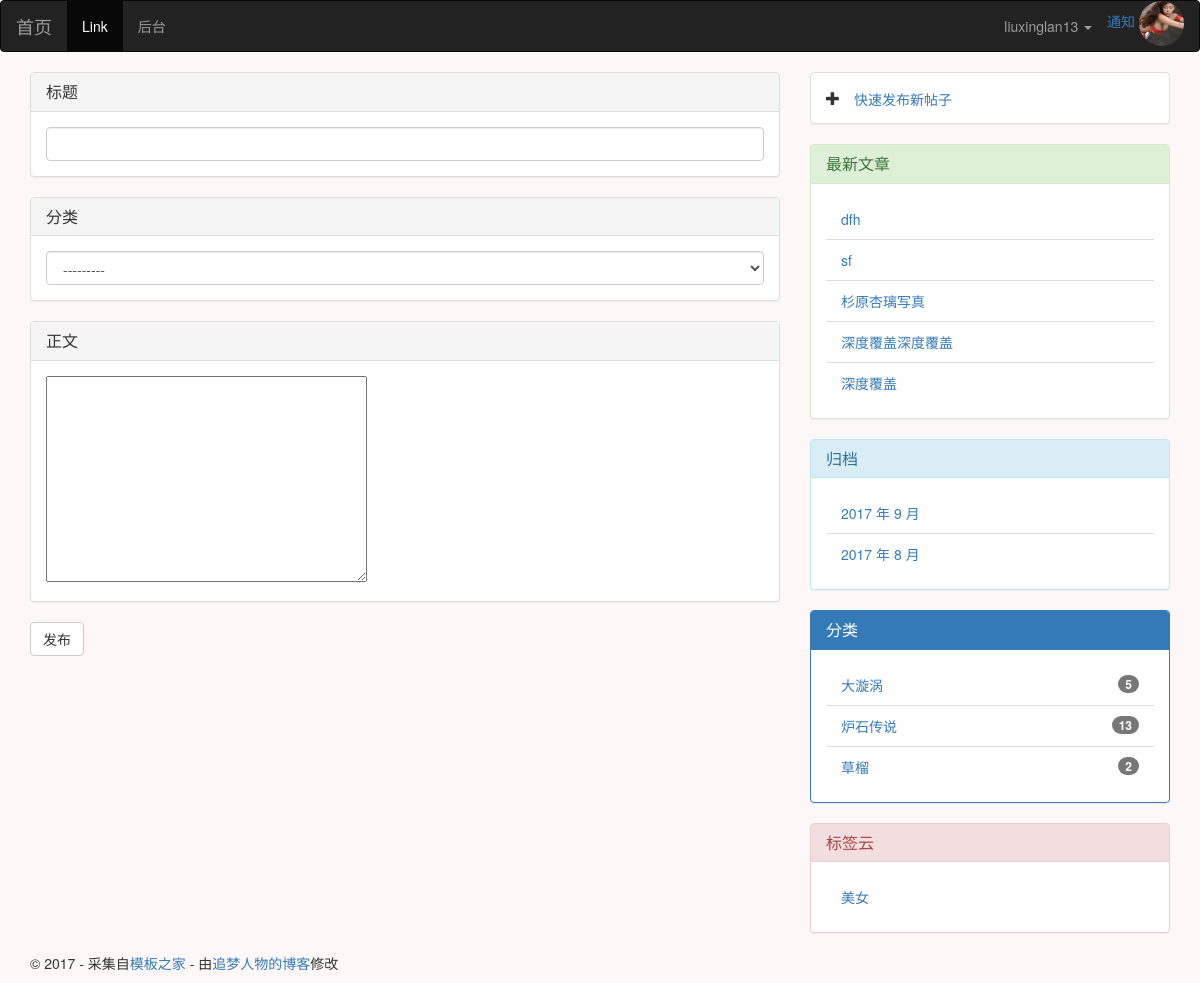
The page /new/ (signed in) on the database as committed earlier.
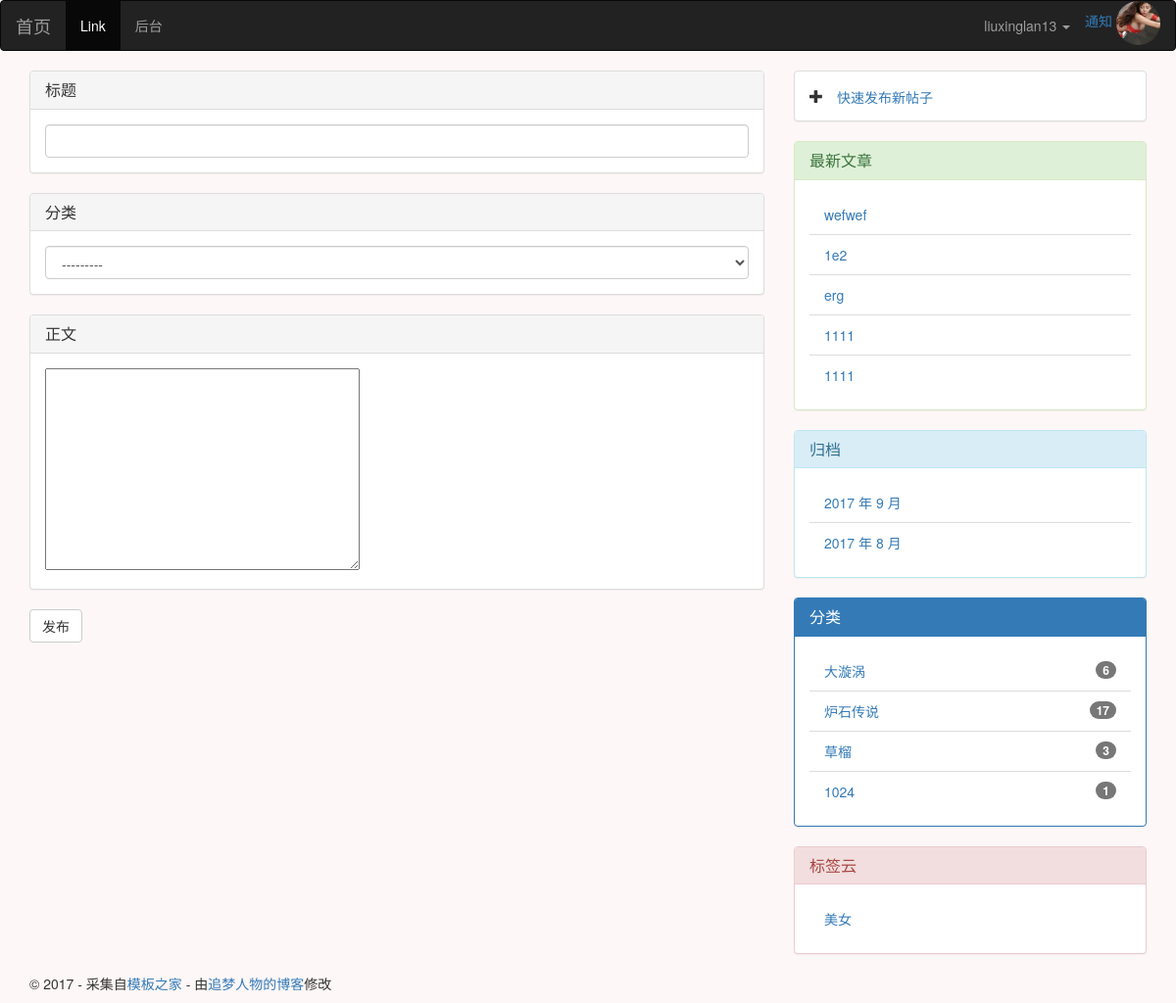
The same page on the database as committed later.
### blog/models.py (models this page shows, shortened)
class Post(models.Model):
    title = models.CharField(max_length=255)
    def get_absolute_url(self):
        return reverse('blog:detail', kwargs={'pk': self.pk})
    body = RichTextUploadingField(verbose_name='正文')
    views = models.PositiveIntegerField(default=0)
    excerpt = models.CharField(max_length=200, blank=True)
    created_time = models.DateTimeField(auto_now_add=True)
    modified_time = models.DateTimeField(auto_now_add=True)
    category = models.ForeignKey(Category)
    tags = models.ManyToManyField(Tag, blank=True)
    author = models.ForeignKey(User)
    class Meta:
        ordering = ['-created_time']

class Category(models.Model):
    name = models.CharField(max_length=100)
    def __str__(self):
        return self.name

class Tag(models.Model):
    name = models.CharField(max_length=70)

### blog/views.py (the view)
# urls.py: url(r'^new/$', views.PostCreateView.as_view(), name='post_new'),
class PostCreateView(UserFormKwargsMixin, CreateView):
    form_class = PostCreateForm
    template_name = 'blog/newpost.html'

### blog/forms.py (shortened to what this page needs)
class PostCreateForm(forms.ModelForm):
    class Meta:
        model = Post
        fields = ('title', 'body', 'category', 'tags')
        widgets = {
            'title': TextInput(attrs={'class':'form-control'}),
            'category':Select(attrs={'class': 'form-control'}),
        }
    def __init__(self, *args, **kwargs):
        self.user = kwargs.pop('user', None)
        super().__init__(*args, **kwargs)

### blog/templatetags/blog_tags.py (called while the page is built)
@register.simple_tag              # 将函数注册为模板
def get_recent_posts(num=5):
    return Post.objects.all().order_by('-created_time')[:num]

@register.simple_tag
def archives():
    return Post.objects.dates('created_time', 'month', order='DESC')

@register.simple_tag
def get_categories():
    return Category.objects.annotate(num_posts=Count('post')).filter(num_posts__gt=0)

@register.simple_tag
def get_tag():
    return Tag.objects.all()

### users/models.py (called while the page is built)
    def avatar_url(self):
        avatar_name = self.avatar.name.rsplit('/', 1)[-1]
        if avatar_name == 'default.png':
            if self.socialaccount_set.exists():
                return self.socialaccount_set.first().get_avatar_url()
        return self.avatar.url

### templates/blog/newpost.html (shortened to what this page needs)
{% extends 'blog/base.html' %}
{% load staticfiles %}
{% block main %}
    <form method="POST" class="post-form">{% csrf_token %}
        <div class="panel panel-default">
        <div class="panel-heading">
        <h3 class="panel-title">标题</h3>
        </div>
        <div class="panel-body">
        {{ form.title }}
        </div>
        </div>
          <div class="panel panel-default">
        <div class="panel-heading">
        <h3 class="panel-title">分类</h3>
        </div>
        <div class="panel-body">
        {{ form.category }}
        </div>
        </div>
         <div class="panel panel-default">
        <div class="panel-heading">
        <h3 class="panel-title">正文</h3>
        </div>
        <div class="panel-body">
        {{ form.body}}
        </div>
        </div>
        <button type="submit" class="save btn btn-default">发布</button>
    </form>
{% endblock main %}

### templates/blog/base.html (shortened to what the changed rows need)
{% load staticfiles %}
{% load blog_tags %}
{% load notifications_tags %}
<!DOCTYPE html>
<html>
<head>
    <link rel="stylesheet" href="//cdn.bootcss.com/bootstrap/3.3.7/css/bootstrap.min.css">
    <link rel="stylesheet" href="{% static 'blog/css/custom.css' %}">
    <link rel="stylesheet" href="{% static 'blog/css/prism.css' %}">
    <link rel="stylesheet" href="{% static 'easy_comment/css/comment.css' %}">
    <link rel="stylesheet" href="{% static 'easy_comment/css/prism.css' %}">
</head>
<body class="body-qiansebeijing">
<div class="content-body">
    <div class="container">
        <div class="row">
            <aside class="col-md-4">
                <div class="panel panel-success">
                    {% get_recent_posts as recent_post_list %}
                    <ul class="list-group panel-body">
                        {% for post in recent_post_list %}
                        <li class="list-group-item">
                            <a href="{{ post.get_absolute_url }}">{{ post.title }}</a>
                        </li>
                        {% endfor %}
                    </ul>
                </div>
                <div class="panel panel-info">
                    {% archives as date_list %}
                    <ul class="list-group panel-body">
                        {% for date in date_list %}
                        <li class="list-group-item">
                            <a href="#">{{date.year}} 年 {{date.month}} 月</a>
                        </li>
                        {% empty %}
                        暂无归档
                        {% endfor %}
                    </ul>
                </div>
                <div class="panel panel-primary">
                    {% get_categories as category_list %}
                    <ul class="list-group panel-body">
                        {% for category in category_list %}
                        <li class="list-group-item">
                            <span class="badge">{{ category.num_posts}}</span>
                            <a href="{% url 'blog:category' category.pk %}">{{category.name}}</a>
                        </li>
                        {% endfor %}
                    </ul>
                </div>
                <div class="panel panel-danger">
                    {% get_tag as tag_list %}
                    <ul class="list-group panel-body">
                        {% for Tag in tag_list %}
                        <li class="list-group-item">
                            <a href="{% url 'blog:tag' Tag.pk %}">{{Tag.name}}</a>
                        </li>
                        {% endfor %}
                    </ul>
                </div>
            </aside>
        </div>
    </div>
</div>
</body>
</html>

Rows that differ between the two databases and show on the page:
no longer on this page (row edited): Post: title "dfh"
no longer on this page (row unchanged): Post: title "sf"
no longer on this page (row edited): Post: title "杉原杏璃写真"
no longer on this page (row unchanged): Post: title "深度覆盖深度覆盖"
no longer on this page (row unchanged): Post: title "深度覆盖"
added Post: title "wefwef"
added Post: title "1e2"
added Post: title "erg"
added Post: title "1111"
added Post: title "1111"
computed for Category "大漩涡": num_posts "5" → "6"
computed for Category "炉石传说": num_posts "13" → "17"
computed for Category "草榴": num_posts "2" → "3"
now on this page (row unchanged): Category: num_posts "1", name "1024"
